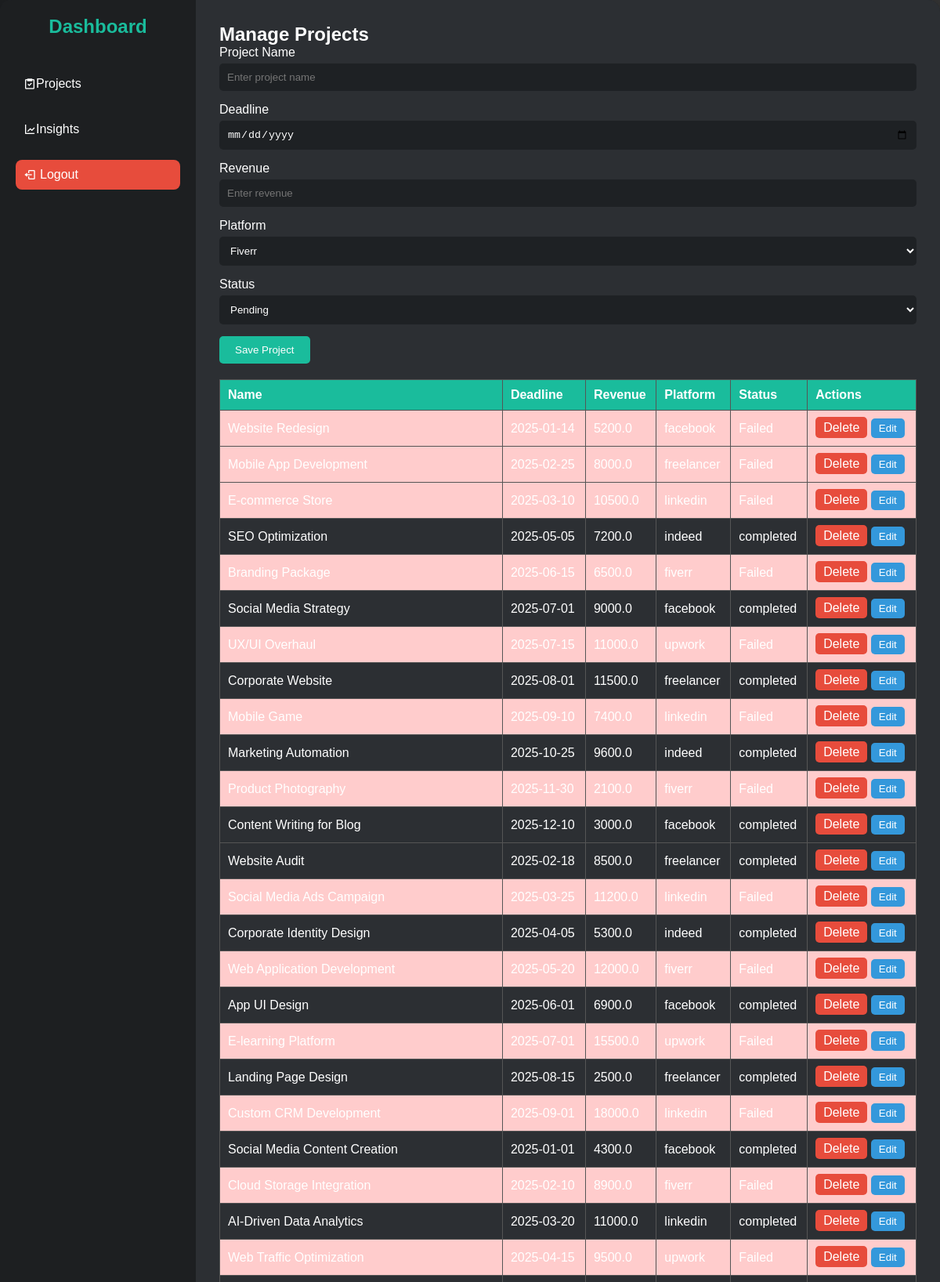
The app's page /dashboard (signed in, upper part) with its own data.
### tables this page shows
CREATE TABLE projects (
            id INTEGER PRIMARY KEY AUTOINCREMENT,
            user_id INTEGER NOT NULL,
            project_name TEXT NOT NULL,
            deadline TEXT NOT NULL,
            revenue REAL NOT NULL,
            platform TEXT NOT NULL,  -- New column for platform
            status TEXT NOT NULL,    -- New column for status
            FOREIGN KEY (user_id) REFERENCES users (id)
        );

### app.py (the view, shortened to what this page needs)
@app.route("/dashboard", methods=["GET", "POST"])
def dashboard():
    if "user_id" not in session:
        flash("Please log in to access the dashboard.", "error")
        return redirect(url_for("main"))
    user_id = session["user_id"]
    conn = sqlite3.connect(os.path.join(currentdirectory, "users1.db"))
    cursor = conn.cursor()
    cursor.execute("SELECT id, project_name, deadline, revenue, platform, status FROM projects WHERE user_id = ?", (user_id,))
    projects = cursor.fetchall()
    conn.close()
    return render_template("dashboard.html", projects=projects)

### templates/dashboard.html (shortened to what this page needs)
<!DOCTYPE html>
<html lang="en">
<head>
    <link href="https://unpkg.com/boxicons@2.1.4/css/boxicons.min.css" rel="stylesheet">
</head>
<body>
    <div class="dashboard-container">
        <div class="sidebar">
            <h2>Dashboard</h2>
            <ul>
                <li><a href="#" id="menu-projects"><i class="bx bx-task"></i> Projects</a></li>
                <li><a href="#" id="menu-insights"><i class="bx bx-line-chart"></i> Insights</a></li>
                <li>
                    <a href="{{ url_for('logout') }}" id="menu-logout" class="logout-button">
                        <i class="bx bx-log-out"></i> Logout
                    </a>
                </li>
            </ul>
        </div>
        <div class="main-content" id="main-content">
            <div id="projects-section">
                <h2>Manage Projects</h2>
                <form action="/dashboard" method="POST">
                    <div class="form-group">
                        <label for="project-name">Project Name</label>
                        <input type="text" id="project-name" name="project_name" placeholder="Enter project name" required>
                    </div>
                    <div class="form-group">
                        <label for="project-deadline">Deadline</label>
                        <input type="date" id="project-deadline" name="deadline" required>
                    </div>
                    <div class="form-group">
                        <label for="project-revenue">Revenue</label>
                        <input type="number" id="project-revenue" name="revenue" placeholder="Enter revenue" required>
                    </div>
                    <div class="form-group">
                        <label for="project-platform">Platform</label>
                        <select id="project-platform" name="platform" required>
                            <option value="fiverr">Fiverr</option>
                        </select>
                    </div>
                    <div class="form-group">
                        <label for="project-status">Status</label>
                        <select id="project-status" name="status" required>
                            <option value="pending">Pending</option>
                        </select>
                    </div>
                    <div class="form-group">
                        <button type="submit">Save Project</button>
                           </div>
                </form>
<table id="project-table">
    <thead>
        <tr>
            <th>Name</th>
            <th>Deadline</th>
            <th>Revenue</th>
            <th>Platform</th>
            <th>Status</th>
            <th>Actions</th>
        </tr>
    </thead>
    <tbody>
        {% for project in projects %}
        <tr data-project-id="{{ project[0] }}">
            <td class="project-name">{{ project[1] }}</td>
            <td class="project-deadline">{{ project[2] }}</td>
            <td class="project-revenue">{{ project[3] }}</td>
            <td class="project-platform">{{ project[4] }}</td>
            <td class="project-status">{{ project[5] }}</td>
            <td>
                <a href="{{ url_for('delete_project', project_id=project[0]) }}" class="btn-delete">Delete</a>
                <button class="btn-edit">Edit</button>
            </td>
        </tr>
        {% endfor %}
    </tbody>
</table>
            </div>
</body>
</html>

### templates/dashboard.html (style rules this page uses)
.overdue { background-color: #ffcccc; }
* { margin: 0; padding: 0; box-sizing: border-box; }
body { font-family: 'Arial', sans-serif; background: linear-gradient(to right, #1d1f21, #333); color: #fff; display: flex; justify-content: center; align-items: center; min-height: 100vh; }
.dashboard-container { display: grid; grid-template-columns: 250px 1fr; max-width: 1400px; width: 100%; background: #22252a; border-radius: 15px; box-shadow: 0 15px 30px rgba(0, 0, 0, 0.5); overflow: hidden; transition: transform 0.3s ease-in-out; }
.sidebar { background: #1d1f21; display: flex; flex-direction: column; padding: 20px; transition: background-color 0.3s ease; }
.sidebar h2 { font-size: 1.5rem; text-align: center; margin-bottom: 30px; color: #1ABC9C; }
.sidebar ul { list-style: none; display: flex; flex-direction: column; }
.sidebar ul li { margin: 10px 0; }
.sidebar ul li a { display: flex; align-items: center; text-decoration: none; color: #fff; padding: 10px; border-radius: 8px; transition: all 0.3s ease; }
.main-content { padding: 30px; background: #2c2f33; transition: background-color 0.3s ease; }
.form-group { margin-bottom: 15px; transition: background-color 0.3s ease; }
.form-group label { display: block; font-size: 1rem; margin-bottom: 5px; }
.form-group input, .form-group select { width: 100%; padding: 10px; border: none; border-radius: 5px; background: #1e2124; color: #fff; transition: background-color 0.3s ease; }
.form-group button { background: #1ABC9C; border: none; padding: 10px 20px; color: #fff; cursor: pointer; border-radius: 5px; transition: background-color 0.3s ease; }
table { width: 100%; border-collapse: collapse; margin-top: 20px; }
table, th, td { border: 1px solid #555; }
th, td { padding: 10px; text-align: left; }
th { background: #1ABC9C; color: #fff; }
td a { background: #E74C3C; color: #fff; padding: 5px 10px; border-radius: 5px; text-decoration: none; transition: background-color 0.3s ease; }
.logout-button { color: white; background-color: #e74c3c; padding: 10px 15px; border-radius: 5px; text-decoration: none; display: inline-block; }
.logout-button i { margin-right: 5px; }
.btn-edit { background: #3498DB; color: #fff; padding: 5px 10px; border-radius: 5px; border: none; cursor: pointer; transition: background-color 0.3s ease; }

### records on screen
projects: project_name "Website Redesign", deadline "2025-01-14", revenue "5200.0", platform "facebook"
projects: project_name "Mobile App Development", deadline "2025-02-25", revenue "8000.0", platform "freelancer"
projects: project_name "E-commerce Store", deadline "2025-03-10", revenue "10500.0", platform "linkedin"
projects: project_name "SEO Optimization", deadline "2025-05-05", revenue "7200.0", platform "indeed", status "completed"
projects: project_name "Branding Package", deadline "2025-06-15", revenue "6500.0", platform "fiverr"
projects: project_name "Social Media Strategy", deadline "2025-07-01", revenue "9000.0", platform "facebook", status "completed"
projects: project_name "UX/UI Overhaul", deadline "2025-07-15", revenue "11000.0", platform "upwork"
projects: project_name "Corporate Website", deadline "2025-08-01", revenue "11500.0", platform "freelancer", status "completed"
projects: project_name "Mobile Game", deadline "2025-09-10", revenue "7400.0", platform "linkedin"
projects: project_name "Marketing Automation", deadline "2025-10-25", revenue "9600.0", platform "indeed", status "completed"
projects: project_name "Product Photography", deadline "2025-11-30", revenue "2100.0", platform "fiverr"
projects: project_name "Content Writing for Blog", deadline "2025-12-10", revenue "3000.0", platform "facebook", status "completed"
projects: project_name "Website Audit", deadline "2025-02-18", revenue "8500.0", platform "freelancer", status "completed"
projects: project_name "Social Media Ads Campaign", deadline "2025-03-25", revenue "11200.0", platform "linkedin"
projects: project_name "Corporate Identity Design", deadline "2025-04-05", revenue "5300.0", platform "indeed", status "completed"
projects: project_name "Web Application Development", deadline "2025-05-20", revenue "12000.0", platform "fiverr"
projects: project_name "App UI Design", deadline "2025-06-01", revenue "6900.0", platform "facebook", status "completed"
projects: project_name "E-learning Platform", deadline "2025-07-01", revenue "15500.0", platform "upwork"
projects: project_name "Landing Page Design", deadline "2025-08-15", revenue "2500.0", platform "freelancer", status "completed"
projects: project_name "Custom CRM Development", deadline "2025-09-01", revenue "18000.0", platform "linkedin"
projects: project_name "Social Media Content Creation", deadline "2025-01-01", revenue "4300.0", platform "facebook", status "completed"
projects: project_name "Cloud Storage Integration", deadline "2025-02-10", revenue "8900.0", platform "fiverr"
projects: project_name "AI-Driven Data Analytics", deadline "2025-03-20", revenue "11000.0", platform "linkedin", status "completed"
projects: project_name "Web Traffic Optimization", deadline "2025-04-15", revenue "9500.0", platform "upwork"
